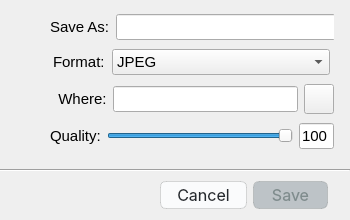
<?xml version="1.0" encoding="UTF-8"?>
<ui version="4.0">
 <class>SaveDialog</class>
 <widget class="QDialog" name="SaveDialog">
  <property name="geometry">
   <rect>
    <x>0</x>
    <y>0</y>
    <width>350</width>
    <height>220</height>
   </rect>
  </property>
  <property name="minimumSize">
   <size>
    <width>350</width>
    <height>200</height>
   </size>
  </property>
  <property name="maximumSize">
   <size>
    <width>350</width>
    <height>220</height>
   </size>
  </property>
  <property name="windowTitle">
   <string>Dialog</string>
  </property>
  <property name="styleSheet">
   <string notr="true">QPushButton {
  background-color: #FAFBFC;
  border: 1px solid rgba(27, 31, 35, 0.15);
  border-radius: 6px;
  color: #24292E;
  font-family:  -apple-system, system-ui, &quot;Segoe UI&quot;, Helvetica, Arial, sans-serif, &quot;Apple Color Emoji&quot;, &quot;Segoe UI Emoji&quot;;
  font-size: 16px;
  line-height: 18px;
  padding: 3px 16px;
}

QPushButton:hover {
  background-color: #e4e7eb;
}

QPushButton:disabled { background-color: #bdc3c7; color: #7f8c8d; }

QPushButton:pressed {
    background-color: #939393;
}
</string>
  </property>
  <property name="sizeGripEnabled">
   <bool>false</bool>
  </property>
  <property name="modal">
   <bool>true</bool>
  </property>
  <widget class="Line" name="line">
   <property name="geometry">
    <rect>
     <x>0</x>
     <y>160</y>
     <width>350</width>
     <height>20</height>
    </rect>
   </property>
   <property name="orientation">
    <enum>Qt::Horizontal</enum>
   </property>
  </widget>
  <widget class="QWidget" name="layoutWidget">
   <property name="geometry">
    <rect>
     <x>160</x>
     <y>180</y>
     <width>168</width>
     <height>31</height>
    </rect>
   </property>
   <layout class="QHBoxLayout" name="horizontalLayout">
    <item>
     <widget class="QPushButton" name="btnCancel">
      <property name="font">
       <font>
        <family>-apple-system</family>
        <pointsize>-1</pointsize>
       </font>
      </property>
      <property name="text">
       <string>Cancel</string>
      </property>
      <property name="autoDefault">
       <bool>false</bool>
      </property>
     </widget>
    </item>
    <item>
     <widget class="QPushButton" name="btnSave">
      <property name="enabled">
       <bool>false</bool>
      </property>
      <property name="font">
       <font>
        <family>-apple-system</family>
        <pointsize>-1</pointsize>
       </font>
      </property>
      <property name="styleSheet">
       <string notr="true">QPushButton {
  background-color: #FAFBFC;
  border: 1px solid rgba(27, 31, 35, 0.15);
  border-radius: 6px;
  color: #24292E;
  font-family: -apple-system, system-ui, &quot;Segoe UI&quot;, Helvetica, Arial, sans-serif, &quot;Apple Color Emoji&quot;, &quot;Segoe UI Emoji&quot;;
  font-size: 16px;
  line-height: 18px;
  padding: 3px 16px;
}

QPushButton:hover {
  background-color: #F3F4F6;
}

QPushButton:disabled { background-color: #bdc3c7; color: #7f8c8d; }</string>
      </property>
      <property name="text">
       <string>Save</string>
      </property>
     </widget>
    </item>
   </layout>
  </widget>
  <widget class="QWidget" name="layoutWidget">
   <property name="geometry">
    <rect>
     <x>50</x>
     <y>11</y>
     <width>284</width>
     <height>142</height>
    </rect>
   </property>
   <layout class="QVBoxLayout" name="verticalLayout">
    <item>
     <layout class="QHBoxLayout" name="horizontalLayout_2">
      <item>
       <widget class="QLabel" name="lblName">
        <property name="font">
         <font>
          <pointsize>11</pointsize>
         </font>
        </property>
        <property name="text">
         <string>Save As:</string>
        </property>
       </widget>
      </item>
      <item>
       <widget class="QLineEdit" name="edtName">
        <property name="minimumSize">
         <size>
          <width>220</width>
          <height>0</height>
         </size>
        </property>
        <property name="font">
         <font>
          <pointsize>11</pointsize>
         </font>
        </property>
       </widget>
      </item>
     </layout>
    </item>
    <item>
     <layout class="QHBoxLayout" name="horizontalLayout_3">
      <item>
       <widget class="QLabel" name="lblFormat">
        <property name="maximumSize">
         <size>
          <width>50</width>
          <height>16777215</height>
         </size>
        </property>
        <property name="font">
         <font>
          <pointsize>11</pointsize>
         </font>
        </property>
        <property name="text">
         <string>Format:</string>
        </property>
       </widget>
      </item>
      <item>
       <widget class="QComboBox" name="cbFormat">
        <property name="minimumSize">
         <size>
          <width>218</width>
          <height>0</height>
         </size>
        </property>
        <property name="maximumSize">
         <size>
          <width>100</width>
          <height>16777215</height>
         </size>
        </property>
        <property name="font">
         <font>
          <pointsize>11</pointsize>
         </font>
        </property>
        <item>
         <property name="text">
          <string>JPEG</string>
         </property>
        </item>
        <item>
         <property name="text">
          <string>PNG</string>
         </property>
        </item>
        <item>
         <property name="text">
          <string>BMP</string>
         </property>
        </item>
       </widget>
      </item>
     </layout>
    </item>
    <item>
     <layout class="QHBoxLayout" name="horizontalLayout_4">
      <item>
       <widget class="QLabel" name="lblPath">
        <property name="font">
         <font>
          <pointsize>11</pointsize>
         </font>
        </property>
        <property name="text">
         <string>  Where:</string>
        </property>
       </widget>
      </item>
      <item>
       <widget class="QLineEdit" name="edtPath">
        <property name="font">
         <font>
          <pointsize>11</pointsize>
         </font>
        </property>
       </widget>
      </item>
      <item>
       <widget class="QToolButton" name="btnFilePath">
        <property name="maximumSize">
         <size>
          <width>30</width>
          <height>30</height>
         </size>
        </property>
        <property name="text">
         <string/>
        </property>
        <property name="iconSize">
         <size>
          <width>30</width>
          <height>30</height>
         </size>
        </property>
       </widget>
      </item>
     </layout>
    </item>
    <item>
     <layout class="QHBoxLayout" name="horizontalLayout_5">
      <item>
       <widget class="QLabel" name="label">
        <property name="font">
         <font>
          <pointsize>11</pointsize>
         </font>
        </property>
        <property name="text">
         <string>Quality:</string>
        </property>
       </widget>
      </item>
      <item>
       <widget class="QSlider" name="sliderQuality">
        <property name="font">
         <font>
          <pointsize>11</pointsize>
         </font>
        </property>
        <property name="maximum">
         <number>100</number>
        </property>
        <property name="value">
         <number>100</number>
        </property>
        <property name="orientation">
         <enum>Qt::Horizontal</enum>
        </property>
       </widget>
      </item>
      <item>
       <widget class="QLineEdit" name="edtQuality">
        <property name="maximumSize">
         <size>
          <width>35</width>
          <height>16777215</height>
         </size>
        </property>
        <property name="font">
         <font>
          <pointsize>11</pointsize>
         </font>
        </property>
        <property name="text">
         <string>100</string>
        </property>
        <property name="maxLength">
         <number>3</number>
        </property>
        <property name="readOnly">
         <bool>true</bool>
        </property>
       </widget>
      </item>
     </layout>
    </item>
   </layout>
  </widget>
 </widget>
 <resources/>
 <connections/>
</ui>
